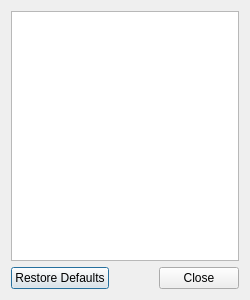
<?xml version="1.0" encoding="UTF-8"?>
<ui version="4.0">
 <class>WdgTableColumnVisibilitySelector</class>
 <widget class="QDialog" name="WdgTableColumnVisibilitySelector">
  <property name="geometry">
   <rect>
    <x>0</x>
    <y>0</y>
    <width>250</width>
    <height>300</height>
   </rect>
  </property>
  <property name="windowTitle">
   <string>Select columns to show/hide</string>
  </property>
  <layout class="QVBoxLayout" name="verticalLayout">
   <item>
    <widget class="QListWidget" name="lwColumns"/>
   </item>
   <item>
    <widget class="QDialogButtonBox" name="buttonBox">
     <property name="orientation">
      <enum>Qt::Orientation::Horizontal</enum>
     </property>
     <property name="standardButtons">
      <set>QDialogButtonBox::StandardButton::Close|QDialogButtonBox::StandardButton::RestoreDefaults</set>
     </property>
    </widget>
   </item>
  </layout>
 </widget>
 <resources/>
 <connections/>
</ui>
